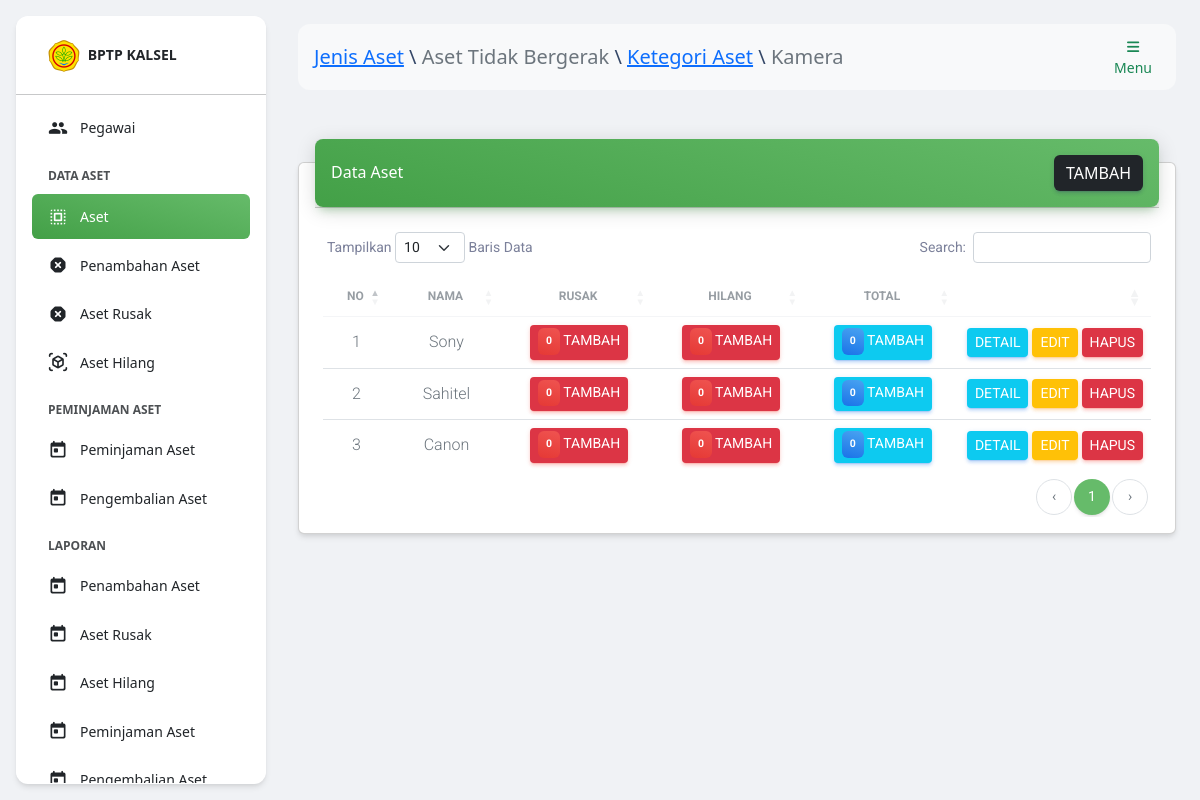
Page /index.php?h=aset&id_jenis_aset=1&id_kategori_aset=1 (signed in) on the committed database.
### tables this page shows
CREATE TABLE `jenis_aset`(
    id BIGINT UNSIGNED AUTO_INCREMENT,
    nama VARCHAR(255),
    PRIMARY KEY(id)
);

CREATE TABLE `kategori_aset`(
    id BIGINT UNSIGNED AUTO_INCREMENT,
    id_jenis_aset BIGINT UNSIGNED,
    nama VARCHAR(255),
    PRIMARY KEY(id),
    FOREIGN KEY (id_jenis_aset) REFERENCES jenis_aset (id) ON DELETE CASCADE
);

CREATE TABLE `aset`(
    id BIGINT UNSIGNED AUTO_INCREMENT,
    id_kategori_aset BIGINT UNSIGNED,
    nama VARCHAR(255),
    jumlah INT UNSIGNED,
    PRIMARY KEY(id),
    FOREIGN KEY (id_kategori_aset) REFERENCES kategori_aset (id) ON DELETE CASCADE
);

### halaman/aset/index.php (the view)
<div class="container-fluid py-4">
    <div class="row">
        <div class="col-12">
            <div class="card my-4">
                <div class="card-header p-0 position-relative mt-n4 mx-3 z-index-2">
                    <div class="bg-gradient-success shadow-success border-radius-lg p-3 d-flex justify-content-between align-items-center">
                        <h6 class="text-white text-capitalize m-0">Data Aset</h6>
                        <a href="?h=tambah_aset&id_kategori_aset=<?= $_GET['id_kategori_aset']; ?>&id_jenis_aset=<?= $_GET['id_jenis_aset']; ?>" class="btn btn-dark m-0">Tambah</a>
                    </div>
                </div>
                <div class="card-body pb-3">
                    <div class="table-responsive p-0">
                        <table id="datatable" class="table align-items-center mb-0">
                            <thead>
                                <tr>
                                    <th class="text-uppercase text-center text-secondary text-xs font-weight-bolder opacity-7 small-td">No</th>
                                    <th class="text-uppercase text-center text-secondary text-xs font-weight-bolder opacity-7">Nama</th>
                                    <th class="text-uppercase text-center text-secondary text-xs font-weight-bolder opacity-7">Rusak</th>
                                    <th class="text-uppercase text-center text-secondary text-xs font-weight-bolder opacity-7">Hilang</th>
                                    <th class="text-uppercase text-center text-secondary text-xs font-weight-bolder opacity-7">Total</th>
                                    <th class="text-secondary opacity-7"></th>
                                </tr>
                            </thead>
                            <?php
                            $q = "
                                SELECT
                                    a.*,
                                    (SELECT SUM(jumlah) FROM aset_masuk ar WHERE ar.id_aset=a.id) masuk,
                                    (SELECT SUM(jumlah) FROM aset_rusak ar WHERE ar.id_aset=a.id) rusak,
                                    (SELECT SUM(jumlah) FROM aset_hilang ah WHERE ah.id_aset=a.id) hilang
                                FROM
                                    aset a
                                WHERE
                                    a.id_kategori_aset=" . $_GET['id_kategori_aset'] . "
                            ";
                            $result = $mysqli->query($q);
                            $no = 1;
                            ?>
                            <tbody>
                                <?php while ($row = $result->fetch_assoc()) : ?>
                                    <tr>
                                        <td class="text-center">
                                            <p class="text-secondary mb-0"><?= $no++; ?></p>
                                        </td>
                                        <td class="text-center">
                                            <p class="text-secondary mb-0"><?= $row['nama']; ?></p>
                                        </td>
                                        <td class="text-center">
                                            <a href="?h=tambah_aset_rusak&id=<?= $row['id'] ?>&id_jenis_aset=<?= $_GET['id_jenis_aset'] ?>&id_kategori_aset=<?= $_GET['id_kategori_aset'] ?>" class="btn btn-sm m-0 btn-danger text-white">
                                                <span class="badge badge-sm bg-gradient-danger p-2">
                                                    <?= $row['rusak'] ?? 0; ?>
                                                </span>
                                                Tambah
                                            </a>
                                        </td>
                                        <td class="text-center">
                                        <a href="?h=tambah_aset_hilang&id=<?= $row['id'] ?>&id_jenis_aset=<?= $_GET['id_jenis_aset'] ?>&id_kategori_aset=<?= $_GET['id_kategori_aset'] ?>" class="btn btn-sm m-0 btn-danger text-white">
                                                <span class="badge badge-sm bg-gradient-danger p-2">
                                                    <?= $row['hilang'] ?? 0; ?>
                                                </span>
                                                Tambah
                                            </a>
                                        </td>
                                        <td class="text-center">
                                        <a href="?h=tambah_aset_masuk&id=<?= $row['id'] ?>&id_jenis_aset=<?= $_GET['id_jenis_aset'] ?>&id_kategori_aset=<?= $_GET['id_kategori_aset'] ?>" class="btn btn-sm m-0 btn-info text-white">
                                                <span class="badge badge-sm bg-gradient-info p-2">
                                                    <?= $row['jumlah'] + $row['masuk'] - $row['rusak'] - $row['hilang'] ?>
                                                </span>
                                                Tambah
                                            </a>
                                        </td>
                                        <td class="small-td">
                                            <a href="?h=detail_aset&id=<?= $row['id'] ?>&id_jenis_aset=<?= $_GET['id_jenis_aset'] ?>&id_kategori_aset=<?= $_GET['id_kategori_aset'] ?>" class="btn btn-sm btn-info text-white m-0">Detail</a>
                                            <a href="?h=edit_aset&id=<?= $row['id'] ?>&id_jenis_aset=<?= $_GET['id_jenis_aset'] ?>&id_kategori_aset=<?= $_GET['id_kategori_aset'] ?>" class="btn btn-sm btn-warning text-white m-0">Edit</a>
                                            <a href="?h=hapus_aset&id=<?= $row['id'] ?>&id_jenis_aset=<?= $_GET['id_jenis_aset'] ?>&id_kategori_aset=<?= $_GET['id_kategori_aset'] ?>" class="btn btn-sm btn-danger text-white m-0" onclick="return confirm('Yakin?')">Hapus</a>
                                        </td>
                                    </tr>
                                <?php endwhile; ?>
                            </tbody>
                        </table>
                    </div>
                </div>
            </div>
        </div>
    </div>
</div>

### index.php (shortened to what this page needs)
<?php
include_once('database/koneksi.php');
?>
<!DOCTYPE html>
<html lang="en">
<head>
    <link href="./assets/css/nucleo-icons.css" rel="stylesheet" />
    <link href="./assets/css/nucleo-svg.css" rel="stylesheet" />
    <link id="pagestyle" href="./assets/css/material-dashboard.css?v=3.0.4" rel="stylesheet" />
    <link rel="stylesheet" href="https://cdnjs.cloudflare.com/ajax/libs/twitter-bootstrap/5.2.0/css/bootstrap.min.css">
    <link rel="stylesheet" href="https://cdn.datatables.net/1.12.1/css/dataTables.bootstrap5.min.css">
    <?php include_once('komponen/js.php'); ?>
</head>
<body class="g-sidenav-show bg-gray-200">
    <?php
    if ($_SESSION['user']['status'] == 1 || $_SESSION['user']['status'] == 2 || $_SESSION['user']['status'] == 4) {
        if (isset($_GET['h'])) {
            if (in_array($_GET['h'], ['aset', 'tambah_aset', 'edit_aset', 'detail_aset'])) {
                $jenis_aset = $mysqli->query("SELECT * FROM jenis_aset WHERE id=" . $_GET['id_jenis_aset'])->fetch_assoc();
                $kategori_aset = $mysqli->query("SELECT * FROM kategori_aset WHERE id=" . $_GET['id_kategori_aset'])->fetch_assoc();
                $navbar = "<a href='?h=jenis_aset'>Jenis Aset</a> \\ <span class='text-muted'>" . $jenis_aset['nama'] . "</span> \\ <a href='?h=kategori_aset&id_jenis_aset=" . $jenis_aset['id'] . "'>Ketegori Aset</a> \\ <span class='text-muted'>" . $kategori_aset['nama'] . "</span>";
            }
            if ($_GET['h'] === 'aset') $page = 'halaman/aset/index.php';
            elseif ($_GET['h'] === 'tambah_aset') $page = 'halaman/aset/tambah.php';
            elseif ($_GET['h'] === 'edit_aset') $page = 'halaman/aset/edit.php';
            elseif ($_GET['h'] === 'hapus_aset') $page = 'halaman/aset/hapus.php';
            elseif ($_GET['h'] === 'detail_aset') $page = 'halaman/aset/detail_aset.php';
        }
    }
    ?>
    <?php
    if ($_SESSION['user']['status'] == 1 || $_SESSION['user']['status'] == 2 || $_SESSION['user']['status'] == 4) include_once('komponen/sidebar.php'); ?>
    <main class="main-content position-relative max-height-vh-100 h-100 border-radius-lg ">
        <?php include_once('komponen/navbar.php'); ?>
        <div class="container-fluid py-4">
            <?php
            include_once($page);
            ?>
        </div>
    </main>
</body>
</html>

### index.php (style rules this page uses)
.small-td { width: 1%; white-space: nowrap; }

### rows in the picture
jenis_aset: nama "Aset Tidak Bergerak"
kategori_aset: nama "Kamera"
aset: nama "Sony", rusak "0", hilang "0", jumlah "0"
aset: nama "Sahitel", rusak "0", hilang "0", jumlah "0"
aset: nama "Canon", rusak "0", hilang "0", jumlah "0"
